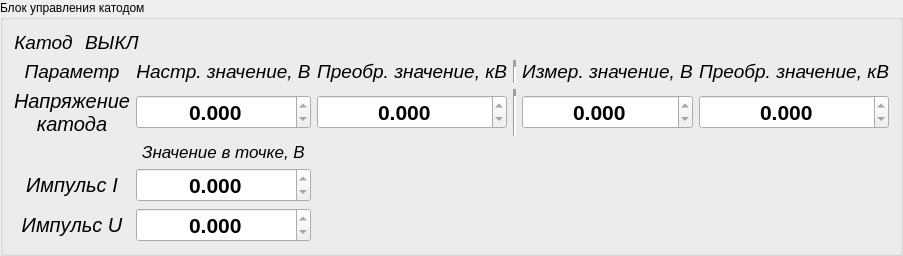
             <widget class="QGroupBox" name="groupBox_3">
              <property name="sizePolicy">
               <sizepolicy hsizetype="Minimum" vsizetype="Expanding">
                <horstretch>0</horstretch>
                <verstretch>0</verstretch>
               </sizepolicy>
              </property>
              <property name="title">
               <string>Блок управления катодом</string>
              </property>
              <layout class="QVBoxLayout" name="verticalLayout_21">
               <item>
                <layout class="QVBoxLayout" name="verticalLayout_7">
                 <item>
                  <layout class="QHBoxLayout" name="horizontalLayout_8">
                   <item>
                    <widget class="QLabel" name="label_25">
                     <property name="font">
                      <font>
                       <pointsize>14</pointsize>
                       <italic>true</italic>
                      </font>
                     </property>
                     <property name="text">
                      <string>Катод</string>
                     </property>
                     <property name="alignment">
                      <set>Qt::AlignmentFlag::AlignCenter</set>
                     </property>
                    </widget>
                   </item>
                   <item>
                    <widget class="CircleIndicator" name="widget_4" native="true"/>
                   </item>
                   <item>
                    <widget class="QLabel" name="label_6">
                     <property name="sizePolicy">
                      <sizepolicy hsizetype="Minimum" vsizetype="Fixed">
                       <horstretch>0</horstretch>
                       <verstretch>0</verstretch>
                      </sizepolicy>
                     </property>
                     <property name="font">
                      <font>
                       <pointsize>14</pointsize>
                       <italic>true</italic>
                      </font>
                     </property>
                     <property name="text">
                      <string>ВЫКЛ</string>
                     </property>
                    </widget>
                   </item>
                   <item>
                    <spacer name="horizontalSpacer">
                     <property name="orientation">
                      <enum>Qt::Orientation::Horizontal</enum>
                     </property>
                     <property name="sizeType">
                      <enum>QSizePolicy::Policy::Expanding</enum>
                     </property>
                     <property name="sizeHint" stdset="0">
                      <size>
                       <width>40</width>
                       <height>20</height>
                      </size>
                     </property>
                    </spacer>
                   </item>
                  </layout>
                 </item>
                 <item>
                  <layout class="QGridLayout" name="gridLayout_4">
                   <item row="4" column="1">
                    <widget class="QDoubleSpinBox" name="doubleSpinBox_6">
                     <property name="font">
                      <font>
                       <pointsize>16</pointsize>
                       <bold>true</bold>
                      </font>
                     </property>
                     <property name="alignment">
                      <set>Qt::AlignmentFlag::AlignCenter</set>
                     </property>
                     <property name="readOnly">
                      <bool>true</bool>
                     </property>
                     <property name="decimals">
                      <number>3</number>
                     </property>
                    </widget>
                   </item>
                   <item row="3" column="1">
                    <widget class="QDoubleSpinBox" name="doubleSpinBox_7">
                     <property name="font">
                      <font>
                       <pointsize>16</pointsize>
                       <bold>true</bold>
                      </font>
                     </property>
                     <property name="alignment">
                      <set>Qt::AlignmentFlag::AlignCenter</set>
                     </property>
                     <property name="readOnly">
                      <bool>true</bool>
                     </property>
                     <property name="decimals">
                      <number>3</number>
                     </property>
                    </widget>
                   </item>
                   <item row="0" column="3">
                    <widget class="Line" name="line_4">
                     <property name="lineWidth">
                      <number>7</number>
                     </property>
                     <property name="orientation">
                      <enum>Qt::Orientation::Vertical</enum>
                     </property>
                    </widget>
                   </item>
                   <item row="0" column="5">
                    <widget class="QLabel" name="label_31">
                     <property name="font">
                      <font>
                       <pointsize>14</pointsize>
                       <italic>true</italic>
                      </font>
                     </property>
                     <property name="text">
                      <string>Преобр. значение, кВ</string>
                     </property>
                     <property name="alignment">
                      <set>Qt::AlignmentFlag::AlignCenter</set>
                     </property>
                    </widget>
                   </item>
                   <item row="0" column="0">
                    <widget class="QLabel" name="label_26">
                     <property name="font">
                      <font>
                       <pointsize>14</pointsize>
                       <italic>true</italic>
                      </font>
                     </property>
                     <property name="text">
                      <string>Параметр</string>
                     </property>
                     <property name="alignment">
                      <set>Qt::AlignmentFlag::AlignCenter</set>
                     </property>
                    </widget>
                   </item>
                   <item row="1" column="5">
                    <widget class="QDoubleSpinBox" name="doubleSpinBox_16">
                     <property name="font">
                      <font>
                       <pointsize>16</pointsize>
                       <italic>false</italic>
                       <bold>true</bold>
                      </font>
                     </property>
                     <property name="alignment">
                      <set>Qt::AlignmentFlag::AlignCenter</set>
                     </property>
                     <property name="readOnly">
                      <bool>true</bool>
                     </property>
                     <property name="decimals">
                      <number>3</number>
                     </property>
                    </widget>
                   </item>
                   <item row="1" column="1">
                    <widget class="QDoubleSpinBox" name="doubleSpinBox_24">
                     <property name="font">
                      <font>
                       <pointsize>16</pointsize>
                       <italic>false</italic>
                       <bold>true</bold>
                      </font>
                     </property>
                     <property name="alignment">
                      <set>Qt::AlignmentFlag::AlignCenter</set>
                     </property>
                     <property name="readOnly">
                      <bool>true</bool>
                     </property>
                     <property name="decimals">
                      <number>3</number>
                     </property>
                    </widget>
                   </item>
                   <item row="1" column="2">
                    <widget class="QDoubleSpinBox" name="doubleSpinBox_25">
                     <property name="font">
                      <font>
                       <pointsize>16</pointsize>
                       <italic>false</italic>
                       <bold>true</bold>
                      </font>
                     </property>
                     <property name="alignment">
                      <set>Qt::AlignmentFlag::AlignCenter</set>
                     </property>
                     <property name="readOnly">
                      <bool>true</bool>
                     </property>
                     <property name="decimals">
                      <number>3</number>
                     </property>
                    </widget>
                   </item>
                   <item row="1" column="0">
                    <widget class="QLabel" name="label_27">
                     <property name="font">
                      <font>
                       <pointsize>15</pointsize>
                       <italic>true</italic>
                      </font>
                     </property>
                     <property name="text">
                      <string>Напряжение
катода</string>
                     </property>
                     <property name="alignment">
                      <set>Qt::AlignmentFlag::AlignCenter</set>
                     </property>
                    </widget>
                   </item>
                   <item row="0" column="2">
                    <widget class="QLabel" name="label_28">
                     <property name="font">
                      <font>
                       <pointsize>14</pointsize>
                       <italic>true</italic>
                      </font>
                     </property>
                     <property name="text">
                      <string>Преобр. значение, кВ</string>
                     </property>
                     <property name="alignment">
                      <set>Qt::AlignmentFlag::AlignCenter</set>
                     </property>
                    </widget>
                   </item>
                   <item row="1" column="4">
                    <widget class="QDoubleSpinBox" name="doubleSpinBox_26">
                     <property name="font">
                      <font>
                       <pointsize>16</pointsize>
                       <italic>false</italic>
                       <bold>true</bold>
                      </font>
                     </property>
                     <property name="alignment">
                      <set>Qt::AlignmentFlag::AlignCenter</set>
                     </property>
                     <property name="readOnly">
                      <bool>true</bool>
                     </property>
                     <property name="decimals">
                      <number>3</number>
                     </property>
                    </widget>
                   </item>
                   <item row="0" column="4">
                    <widget class="QLabel" name="label_30">
                     <property name="font">
                      <font>
                       <pointsize>14</pointsize>
                       <italic>true</italic>
                      </font>
                     </property>
                     <property name="text">
                      <string>Измер. значение, В</string>
                     </property>
                     <property name="alignment">
                      <set>Qt::AlignmentFlag::AlignCenter</set>
                     </property>
                    </widget>
                   </item>
                   <item row="4" column="0">
                    <widget class="QLabel" name="label_16">
                     <property name="font">
                      <font>
                       <pointsize>15</pointsize>
                       <italic>true</italic>
                      </font>
                     </property>
                     <property name="text">
                      <string>Импульс U</string>
                     </property>
                     <property name="alignment">
                      <set>Qt::AlignmentFlag::AlignCenter</set>
                     </property>
                    </widget>
                   </item>
                   <item row="3" column="0">
                    <widget class="QLabel" name="label_18">
                     <property name="font">
                      <font>
                       <pointsize>15</pointsize>
                       <italic>true</italic>
                      </font>
                     </property>
                     <property name="text">
                      <string>Импульс I</string>
                     </property>
                     <property name="alignment">
                      <set>Qt::AlignmentFlag::AlignCenter</set>
                     </property>
                    </widget>
                   </item>
                   <item row="0" column="1">
                    <widget class="QLabel" name="label_29">
                     <property name="font">
                      <font>
                       <pointsize>14</pointsize>
                       <italic>true</italic>
                      </font>
                     </property>
                     <property name="text">
                      <string>Настр. значение, В</string>
                     </property>
                     <property name="alignment">
                      <set>Qt::AlignmentFlag::AlignCenter</set>
                     </property>
                    </widget>
                   </item>
                   <item row="1" column="3">
                    <widget class="Line" name="line_5">
                     <property name="lineWidth">
                      <number>7</number>
                     </property>
                     <property name="orientation">
                      <enum>Qt::Orientation::Vertical</enum>
                     </property>
                    </widget>
                   </item>
                   <item row="2" column="1">
                    <widget class="QLabel" name="label_46">
                     <property name="font">
                      <font>
                       <pointsize>13</pointsize>
                       <italic>true</italic>
                      </font>
                     </property>
                     <property name="text">
                      <string>Значение в точке, В</string>
                     </property>
                     <property name="alignment">
                      <set>Qt::AlignmentFlag::AlignCenter</set>
                     </property>
                    </widget>
                   </item>
                  </layout>
                 </item>
                </layout>
               </item>
              </layout>
             </widget>
